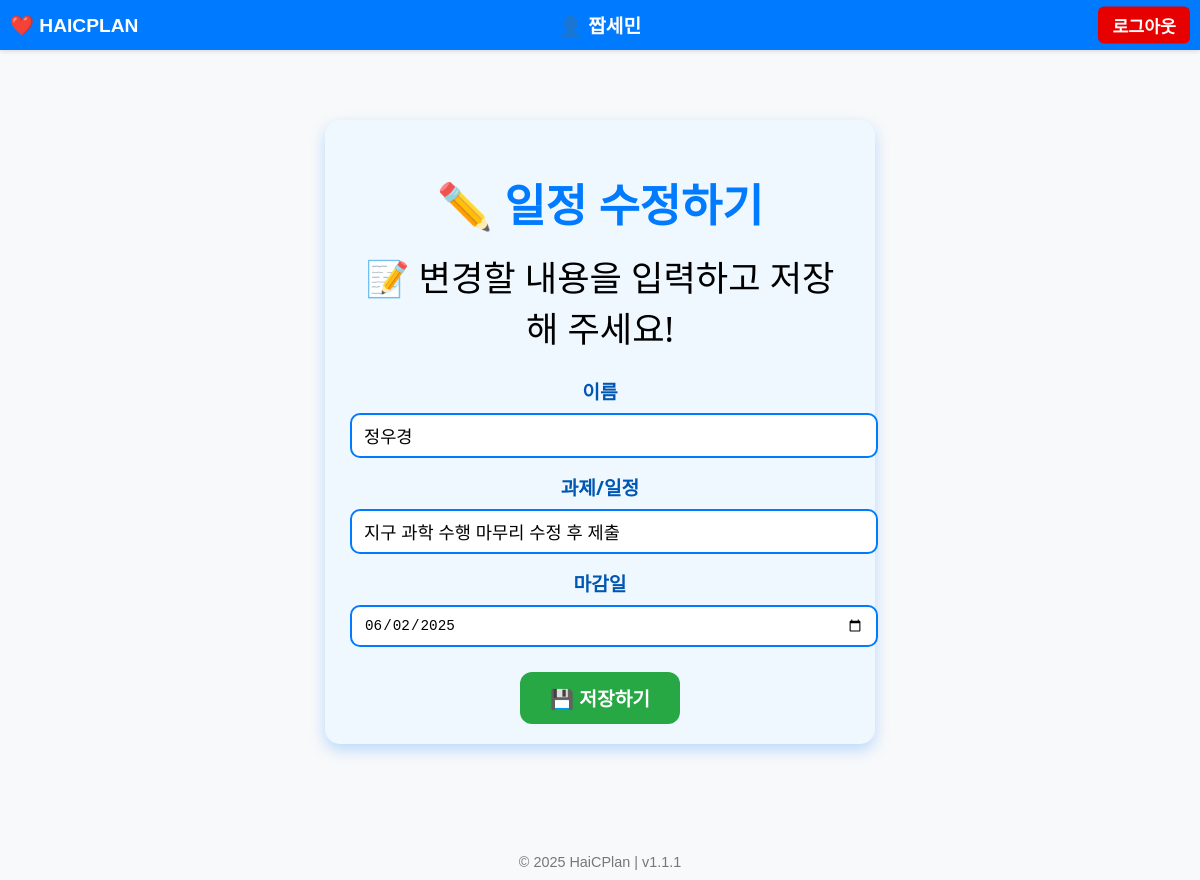
The page /edit/36 (signed in) on the database its author committed.
### tables this page shows
CREATE TABLE schedules(
id INTEGER PRIMARY KEY AUTOINCREMENT,
name TEXT,
task TEXT,
deadline TEXT,
username TEXT
);

### app.py (the view)
@app.route('/edit/<int:id>', methods=['GET', 'POST'])
def edit(id):
    if 'username' not in session:
        return redirect(url_for('login'))
    conn = sqlite3.connect('data.db')
    cursor = conn.cursor()
    cursor.execute('SELECT username FROM schedules WHERE id=?', (id,))
    result = cursor.fetchone()
    if not result:
        return "일정이 존재하지 않습니다."
    schedule_owner = result[0]
    if session['role'] != 'admin' and schedule_owner != session['username']:
        return "권한이 없습니다."
    if request.method == 'POST':
        name = request.form['name']
        task = request.form['task']
        deadline = request.form['deadline']
        cursor.execute('UPDATE schedules SET name=?, task=?, deadline=? WHERE id=?',
                       (name, task, deadline, id))
        conn.commit()
        conn.close()
        return redirect(url_for('view'))
    else:
        cursor.execute('SELECT name, task, deadline FROM schedules WHERE id=?', (id,))
        schedule = cursor.fetchone()
        conn.close()
        return render_template('edit.html', schedule=schedule, id=id)

### templates/edit.html (shortened to what this page needs)
{% extends "base.html" %}
{% block content %}
<div class="edit-container">
    <h1>✏️ 일정 수정하기</h1>
    <div class="emoji">📝 변경할 내용을 입력하고 저장해 주세요!</div>
    <form method="post">
        <label for="name">이름</label>
        <input type="text" id="name" name="name" value="{{ schedule[0] }}" required>
        <label for="task">과제/일정</label>
        <input type="text" id="task" name="task" value="{{ schedule[1] }}" required>
        <label for="deadline">마감일</label>
        <input type="date" id="deadline" name="deadline" value="{{ schedule[2] }}" required>
        <button type="submit">💾 저장하기</button>
    </form>
</div>
{% endblock %}

### static/css/base.css (style rules this page uses)
body { font-family: 'Arial', sans-serif; background-color: #f8f9fa; margin: 0; padding: 0; min-height: 100vh; display: flex; flex-direction: column; align-items: center; }

### templates/edit.html (style rules this page uses)
.edit-container { max-width: 500px; margin: 50px auto; padding: 20px 25px; background-color: #f0f8ff; border-radius: 15px; box-shadow: 0 6px 15px rgba(0, 123, 255, 0.25); font-family: 'Segoe UI', Tahoma, Geneva, Verdana, sans-serif; text-align: center; }
h1 { font-size: 2.8em; color: #007bff; margin-bottom: 15px; }
.emoji { font-size: 2.2em; margin-bottom: 25px; }
form label { display: block; font-weight: 600; margin: 15px 0 8px 0; font-size: 1.2em; color: #0056b3; }
form input[type="text"], form input[type="date"] { width: 100%; padding: 10px 12px; font-size: 1.1em; border: 2px solid #007bff; border-radius: 10px; outline: none; transition: border-color 0.3s; }
form button { margin-top: 25px; padding: 12px 30px; background-color: #28a745; border: none; border-radius: 12px; color: white; font-size: 1.2em; cursor: pointer; font-weight: bold; transition: background-color 0.3s; }

### rows shown on the page
schedules: name "정우경", task "지구 과학 수행 마무리 수정 후 제출", deadline "06/02/2025"

### other values the page prints
{{ session['username'] }} "짭세민"
